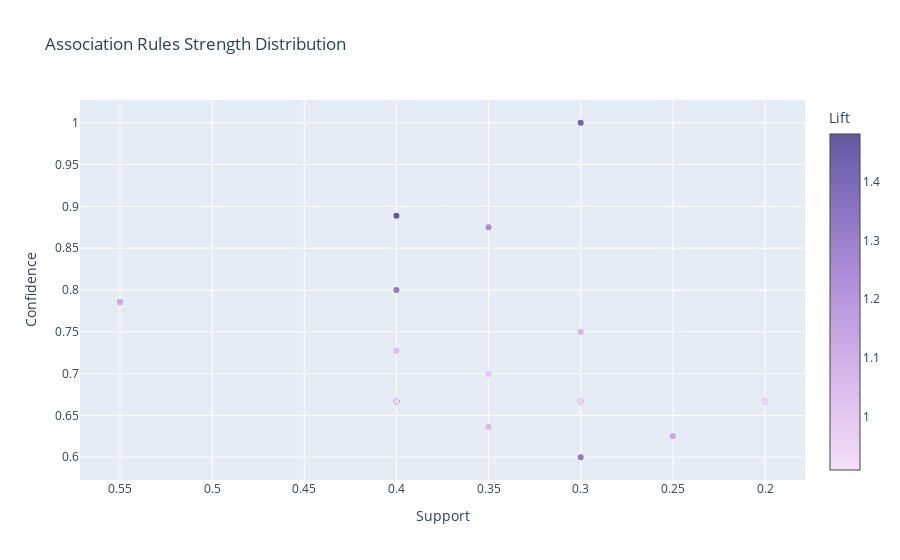
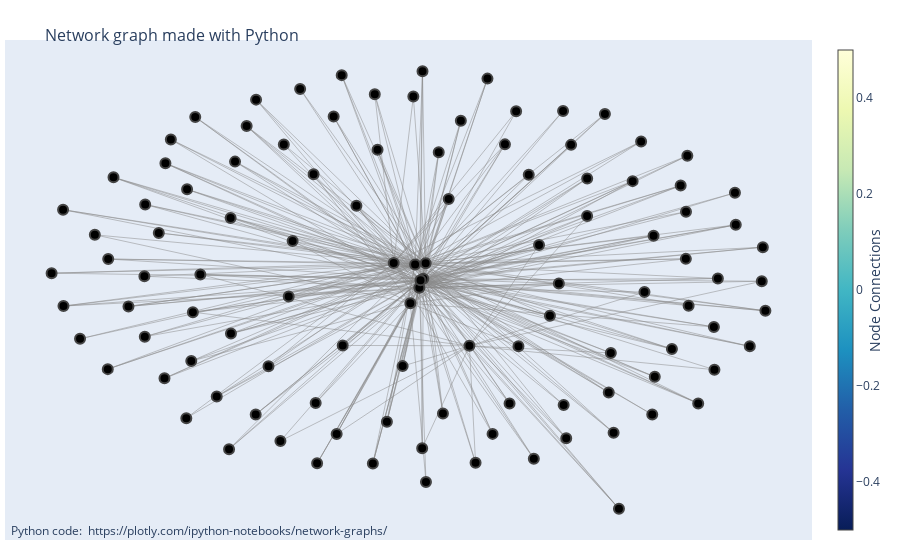

The notebook cell these images were saved under, in order:
### Markdown cell above
efficient_apriori

### Code cell
from efficient_apriori import apriori

start = time.time()
itemsets, rules = apriori(transactions, min_support=min_sup, min_confidence=0.6)
times['efficient-apriori'] = time.time() - start

n_trans = len(transactions)

print("\nАссоциативные правила (достоверность ≥ 60%):")

rules_pyarmviz = []  # список Rule для PyARMViz
rules_data = []      # для собственного графика draw_rules_graph

for i, r in enumerate(rules):
    ant = frozenset(r.lhs)
    cons = frozenset(r.rhs)
    union = ant | cons

    # считаем абсолютные количества по транзакциям
    count_ab = sum(1 for t in transactions if union.issubset(t))
    count_a = sum(1 for t in transactions if ant.issubset(t))
    count_b = sum(1 for t in transactions if cons.issubset(t))

    support_ab = count_ab / n_trans
    support_a = count_a / n_trans
    support_b = count_b / n_trans

    lift = support_ab / (support_a * support_b) if support_a * support_b else 0.0

    print(f"{i}: {set(r.lhs)} -> {set(r.rhs)} "
          f"Support = {support_ab:.3f} Confidence = {r.confidence:.3f} Lift = {lift:.3f}")

    # для PyARMViz нужны абсолютные counts
    rules_pyarmviz.append(
        PyARMViz.Rule.Rule(
            lhs=tuple(r.lhs),
            rhs=tuple(r.rhs),
            count_full=count_ab,
            count_lhs=count_a,
            count_rhs=count_b,
            num_transactions=n_trans
        )
    )

# визуализация PyARMViz
PyARMViz.metadata_scatter_plot(rules_pyarmviz)
PyARMViz.adjacency_graph_plotly(rules_pyarmviz)
# PyARMViz.adjacency_parallel_coordinate_plot(rules_pyarmviz)
# PyARMViz.adjacency_parallel_category_plot(rules_pyarmviz)

### Figure 1 — Plotly figure (JSON) as saved in the notebook; plotly's stock layout.template omitted (floating-point values rounded to 4 significant figures)
{"data": [{"marker": {"color": [1.071, 1.136, 1.25, 0.9524, 0.9524, 1.0, 0.9091, 1.122, 1.122, 1.429, 1.481, 1.481, 1.333, 1.333, 0.9524, 1.333, 1.333, 1.061, 0.9524, 1.111, 1.0, 1.039, 1.212, 0.9524], "colorbar": {"title": {"text": "Lift"}}, "colorscale": [[0.0, "rgb(243, 224, 247)"], [0.1667, "rgb(228, 199, 241)"], [0.3333, "rgb(209, 175, 232)"], [0.5, "rgb(185, 152, 221)"], [0.6667, "rgb(159, 130, 206)"], [0.8333, "rgb(130, 109, 186)"], [1.0, "rgb(99, 88, 159)"]]}, "mode": "markers", "text": ["('Брюки',) => ('Джинсы',), Lift: 1.0714285714285714", "('Брюки',) => ('Сумка',), Lift: 1.1363636363636365", "('Брюки',) => ('Футболка',), Lift: 1.2499999999999998", "('Кроссовки',) => ('Джинсы',), Lift: 0.9523809523809523", "('Куртка',) => ('Джинсы',), Lift: 0.9523809523809524", "('Рубашка',) => ('Джинсы',), Lift: 1.0", "('Сумка',) => ('Джинсы',), Lift: 0.9090909090909091", "('Футболка',) => ('Джинсы',), Lift: 1.1224489795918369", "('Джинсы',) => ('Футболка',), Lift: 1.1224489795918369", "('Шапка',) => ('Джинсы',), Lift: 1.4285714285714286", "('Куртка',) => ('Кроссовки',), Lift: 1.4814814814814814", "('Кроссовки',) => ('Куртка',), Lift: 1.4814814814814814", "('Рубашка',) => ('Кроссовки',), Lift: 1.3333333333333333", "('Кроссовки',) => ('Рубашка',), Lift: 1.3333333333333333", "('Кроссовки',) => ('Футболка',), Lift: 0.9523809523809523", "('Рубашка',) => ('Куртка',), Lift: 1.3333333333333335", "('Куртка',) => ('Рубашка',), Lift: 1.3333333333333335", "('Сумка',) => ('Куртка',), Lift: 1.0606060606060606", "('Куртка',) => ('Футболка',), Lift: 0.9523809523809524", "('Шапка',) => ('Куртка',), Lift: 1.1111111111111112", "('Рубашка',) => ('Футболка',), Lift: 1.0", "('Сумка',) => ('Футболка',), Lift: 1.038961038961039", "('Шапка',) => ('Сумка',), Lift: 1.2121212121212122", "('Шапка',) => ('Футболка',), Lift: 0.9523809523809524"], "x": [0.3, 0.25, 0.35, 0.3, 0.4, 0.35, 0.35, 0.55, 0.55, 0.3, 0.4, 0.4, 0.3, 0.3, 0.3, 0.4, 0.4, 0.35, 0.4, 0.2, 0.35, 0.4, 0.2, 0.2], "y": [0.75, 0.625, 0.875, 0.6667, 0.6667, 0.7, 0.6364, 0.7857, 0.7857, 1.0, 0.6667, 0.8889, 0.6, 0.6667, 0.6667, 0.8, 0.6667, 0.6364, 0.6667, 0.6667, 0.7, 0.7273, 0.6667, 0.6667], "type": "scatter"}], "layout": {"xaxis": {"title": {"text": "Support"}, "autorange": "reversed"}, "title": {"text": "Association Rules Strength Distribution"}, "yaxis": {"title": {"text": "Confidence"}}}}

### Figure 2 — Plotly figure (JSON) as saved in the notebook; plotly's stock layout.template omitted (floating-point values rounded to 4 significant figures; data arrays with more than 128 entries replaced by an {"elided": "..."} marker saying what was removed)
{"data": [{"hoverinfo": "none", "line": {"color": "#888", "width": 0.5}, "mode": "lines", "x": {"elided": "921 float values"}, "y": {"elided": "921 float values"}, "type": "scatter"}, {"hoverinfo": "text", "marker": {"color": [], "colorbar": {"thickness": 15, "title": {"side": "right", "text": "Node Connections"}, "xanchor": "left"}, "colorscale": [[0.0, "rgb(255,255,217)"], [0.125, "rgb(237,248,177)"], [0.25, "rgb(199,233,180)"], [0.375, "rgb(127,205,187)"], [0.5, "rgb(65,182,196)"], [0.625, "rgb(29,145,192)"], [0.75, "rgb(34,94,168)"], [0.875, "rgb(37,52,148)"], [1.0, "rgb(8,29,88)"]], "line": {"width": 2}, "reversescale": true, "showscale": true, "size": 10}, "mode": "markers", "text": ["0", "Брюки", "Джинсы", "1", "Сумка", "2", "Футболка", "3", "Кроссовки", "4", "Куртка", "5", "Рубашка", "6", "7", "8", "9", "Шапка", "10", "11", "12", "13", "14", "15", "16", "17", "18", "19", "20", "21", "22", "23", "24", "25", "26", "27", "28", "29", "30", "31", "32", "33", "34", "35", "36", "37", "38", "39", "40", "41", "42", "43", "44", "45", "46", "47", "48", "49", "50", "51", "52", "53", "54", "55", "56", "57", "58", "59", "60", "61", "62", "63", "64", "65", "66", "67", "68", "69", "70", "71", "72", "73", "74", "75", "76", "77", "78", "79", "80", "81", "82", "83", "84", "85", "86", "87", "88", "89", "90", "91", "92", "93", "94", "95", "96", "97", "98", "99", "100", "101"], "x": [0.7112, 0.1204, 0.009159, 0.5426, -0.000303, -0.3353, 0.0025, -0.5622, -0.06217, 0.6427, -0.01052, 0.3462, 0.01494, 0.3477, 0.5613, 0.3656, -0.2503, -0.02204, -0.8185, -0.364, -0.0148, -0.3271, 0.2331, -0.6286, -0.2878, -0.6633, 0.2635, -0.7828, 0.649, 0.7607, 0.01566, -0.2554, 0.8254, 0.4042, 0.4614, 0.006496, -0.1852, 0.1353, 0.2172, -0.8871, -0.7506, 0.3539, -0.394, 0.1762, 0.7966, 0.4681, -0.6149, -0.207, 0.4564, 0.828, -0.5503, 0.514, -0.3059, 0.05655, -0.1011, 0.3146, 0.5674, -0.3949, -0.2468, 0.4044, 0.3361, 0.71, 0.04643, 0.2387, -0.7516, -0.5604, -0.4447, -0.6624, -0.8595, -0.5407, 0.5344, -0.1078, -0.4554, 0.7195, 0.2757, -0.1875, -0.5995, 0.6423, 0.1639, -0.6614, 0.09973, 0.4472, -0.4592, 0.6459, -0.4889, 0.481, -0.1997, -0.5284, -0.5464, 0.2883, -0.04057, -0.07853, -0.7017, -0.6126, 0.8341, 0.7627, -0.4546, 0.6721, 0.5645, -0.8584, -0.7378, 0.6087, 0.2061, -0.3154, 0.0704, 0.007312, -0.4168, 0.6298, -0.1124, -0.152], "y": [-0.3998, -0.2966, -0.006848, -0.06448, -0.04618, -0.7076, -0.01408, -0.6089, 0.0607, 0.2823, 0.05448, 0.7171, 0.06015, -0.5519, -0.5935, 0.5709, -0.5436, -0.113, -0.2664, -0.3852, 0.7798, 0.5727, 0.7156, 0.1908, 0.812, 0.003739, 0.4415, 0.1825, -0.1232, 0.3638, -0.8846, 0.4435, -0.01776, 0.2636, -0.3275, -0.7388, -0.295, -0.8018, -0.5453, 0.01704, 0.07798, -0.6957, 0.7661, -0.6768, -0.2988, -0.672, -0.437, 0.6931, -0.4985, 0.1291, -0.3625, 0.4143, 0.1554, -0.5888, 0.5498, -0.167, -0.4304, -0.5927, -0.804, 0.4261, -0.02768, -0.2151, 0.5395, -0.2987, -0.3973, 0.379, 0.4985, -0.2572, 0.2909, 0.6909, 0.5855, 0.7898, 0.2555, -0.005818, -0.7841, 0.8719, 0.5943, 0.07871, 0.8568, 0.3135, 0.6754, 0.7042, -0.7429, 0.5238, -0.5156, -1.0, -0.6773, 0.01157, -0.1516, 0.1383, -0.3843, -0.6241, -0.1267, 0.4915, -0.1457, 0.2255, -0.2436, -0.5453, 0.1789, -0.125, 0.4308, -0.3103, 0.573, -0.08341, 0.3372, 0.8887, 0.6519, 0.3951, -0.8044, 0.3077], "type": "scatter"}], "layout": {"annotations": [{"showarrow": false, "text": "Python code: <a href='https://plotly.com/ipython-notebooks/network-graphs/'> https://plotly.com/ipython-notebooks/network-graphs/</a>", "x": 0.005, "xref": "paper", "y": -0.002, "yref": "paper"}], "hovermode": "closest", "margin": {"b": 20, "l": 5, "r": 5, "t": 40}, "showlegend": false, "title": {"font": {"size": 16}, "text": "<br>Network graph made with Python"}, "xaxis": {"showgrid": false, "showticklabels": false, "zeroline": false}, "yaxis": {"showgrid": false, "showticklabels": false, "zeroline": false}}}
